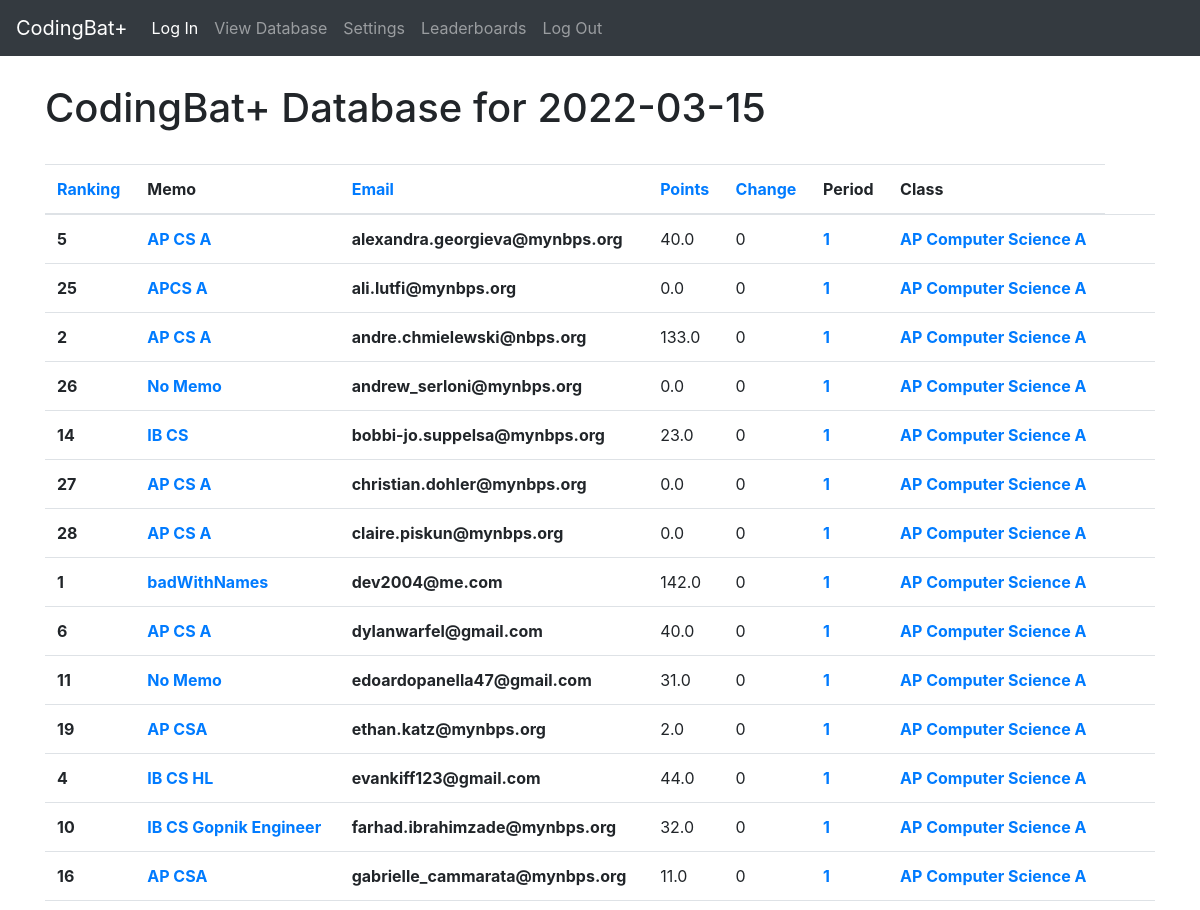
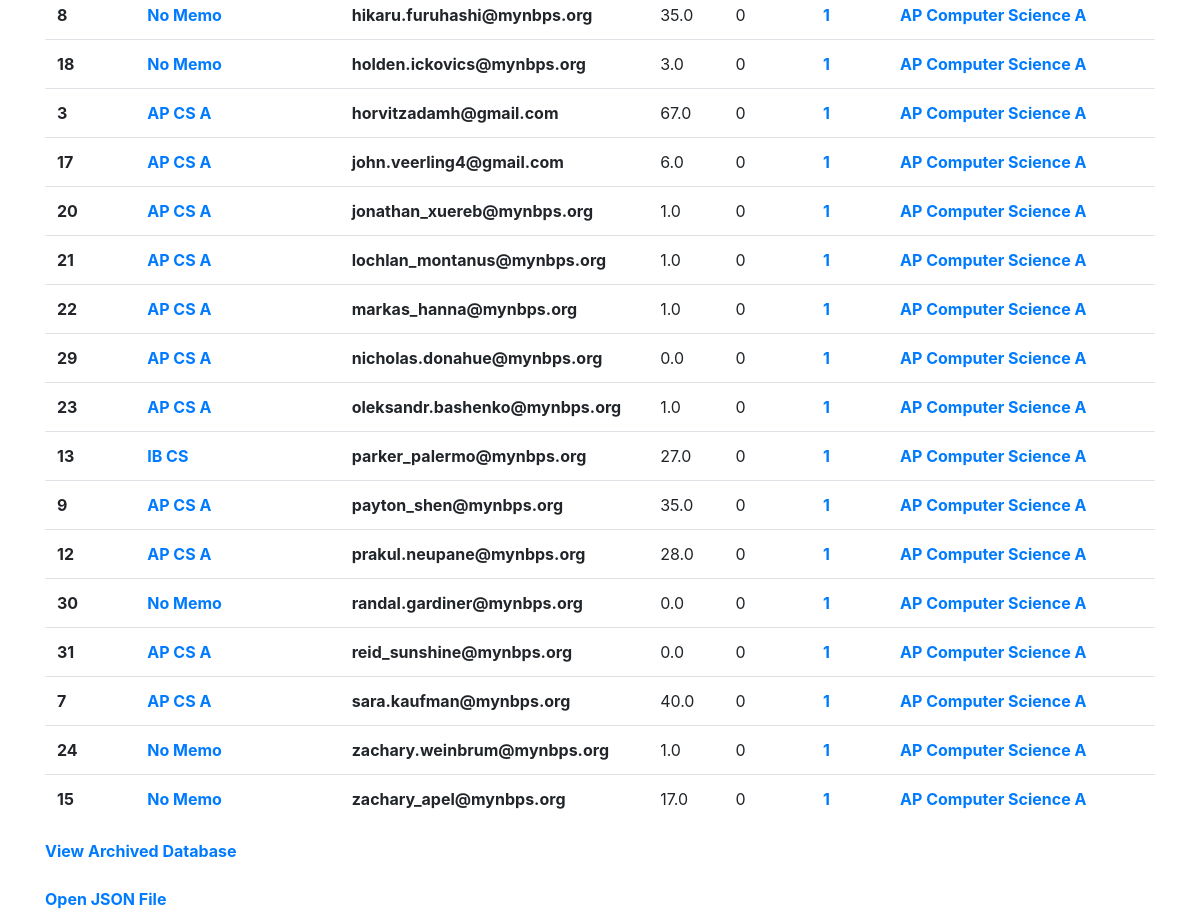
Page /database (signed in) on the committed database (2 pictures, top to bottom).
### application/models.py (models this page shows, shortened)
class Scrape(db.Model):
    id = db.Column(db.Integer, primary_key=True)
    points = db.Column(db.Float, nullable=False)
    date = db.Column(db.Date, default=date.today())
    student_id = db.Column(db.Integer, db.ForeignKey('student.id'), nullable=True)
    ranking = db.Column(db.Integer, nullable=True)
    change = db.Column(db.Integer, nullable=True)

class Student(db.Model):
    id = db.Column(db.Integer, primary_key=True)
    email = db.Column(db.String(255), nullable=False)
    memo = db.Column(db.String(255), nullable=False)
    grade = db.Column(db.Integer, default=9)
    gradYear = db.Column(db.Integer, default=2026)
    theClass = db.Column(db.String(255), default="AP Computer Science A")
    period = db.Column(db.Integer, default=1)
    isArchived = db.Column(db.Boolean, default=False)
    scrapes = db.relationship('Scrape', backref='student', lazy=False)

### application/routes.py (the view)
@app_bp.route('/database', methods=['GET', 'POST'])
@login_required
def view_posts():
    if request.method == "GET":
        try:
            students = Student.query.all()
            date = Scrape.query.order_by(Scrape.date.desc()).first().date
        except:
            database()
            print('Running exception')
            students = Student.query.all()
            date = Scrape.query.order_by(Scrape.date.desc()).first().date
        scrapes = Scrape.query.filter_by(date=date).all()
        return render_template("database.html", posts=students, scrapes=scrapes)

### application/auth.py (called while the page is built)
@login_manager.user_loader
def load_user(user_id):
    return User.query.get(user_id)

### application/templates/database.html (shortened to what this page needs)
{% extends 'base.html' %}
{% block content %}
<br>
<h1>CodingBat+ Database for {{scrapes[0].date}}</h1>
<br>
<table class="table">
  <thead>
    <tr>
      <th scope="col"><a href="/database/points" class="card-link">Ranking</a></b></th>
      <th scope="col">Memo</th>
      <th scope="col"><a href="/database" class="card-link">Email</a></b></th>
      <th scope="col"><a href="/database/points" class="card-link">Points</a></b></th>
      <th scope="col"><a href="/database/change" class="card-link">Change</a></b></th>
      <th scope="col">Period</th>
      <th scope="col">Class</th>
    </tr>
  </thead>
  <tbody>
  {% for scrape in scrapes %}
  {% if scrape.student.isArchived != True %}
    <tr>
      <th scope="row">{{ scrape.ranking }}</th>
      <td><b><a href="/student/{{ scrape.student.id }}" class="card-link">{{scrape.student.memo}}</a></b></td>
      <td><b>{{scrape.student.email}}</b></td>
        <td>{{scrape.points}}</td>
        <td>{{scrape.change}}</td>
      <td><b><a href="/database/{{ scrape.student.period }}" class="card-link">{{scrape.student.period}}</a></b></td>
            <td><b><a href="/database/view/{{ scrape.student.theClass }}" class="card-link">{{scrape.student.theClass}}</a></b></td>
      <td>
</td>
    <td>
    </td>
    </tr>
  {% endif %}
{% endfor %}
  </tbody>
</table>
<b><a href="/database/archive" class="card-link">View Archived Database</a></b><br><br>
<b><a href="/json" class="card-link">Open JSON File</a></b>
<br>
{% endblock %}

### application/templates/base.html (shortened to what this page needs)
<!doctype html>
<html lang="en" class="h-100">
  <head>
<link rel="stylesheet" href="https://cdn.jsdelivr.net/npm/bootstrap@4.6.0/dist/css/bootstrap.min.css">
      <link rel="stylesheet" href="{{ url_for('static', filename='css/sticky-footer-navbar.css') }}">
  </head>
  <body class="d-flex flex-column h-100">
<header>
  <nav class="navbar navbar-expand-md navbar-dark fixed-top bg-dark">
    <a class="navbar-brand" href="#">CodingBat+</a>
    <div class="collapse navbar-collapse" id="navbarCollapse">
      <ul class="navbar-nav mr-auto">
        <li class="nav-item active">
          <a class="nav-link" href="/">Log In <span class="sr-only">(current)</span></a>
        </li>
        <li class="nav-item">
          <a class="nav-link" href="/database">View Database</a>
        <li class="nav-item">
          <a class="nav-link" href="/settings">Settings</a>
          <li class="nav-item">
          <a class="nav-link" href="/leaderboards">Leaderboards</a>
          <li class="nav-item">
          <a class="nav-link" href="/logout">Log Out</a>
      </ul>
    </div>
  </nav>
</header>
<main role="main" class="flex-shrink-0">
  <div class="container">
       {% block content %}
       {% endblock %}
  </div>
</main>
  </body>
</html>

### application/static/css/sticky-footer-navbar.css (style rules this page uses)
main > .container { padding: 60px 15px 0; }

### rows in the picture
Scrape: date "2022-03-15", ranking "5", student.memo "AP CS A", student.email "alexandra.georgieva@mynbps.org", points "40.0", change "0", student.period "1", student.theClass "AP Computer Science A"
Scrape: ranking "25", student.memo "APCS A", student.email "ali.lutfi@mynbps.org", points "0.0", change "0", student.period "1", student.theClass "AP Computer Science A"
Scrape: ranking "2", student.memo "AP CS A", student.email "andre.chmielewski@nbps.org", points "133.0", change "0", student.period "1", student.theClass "AP Computer Science A"
Scrape: ranking "26", student.memo "No Memo", student.email "andrew_serloni@mynbps.org", points "0.0", change "0", student.period "1", student.theClass "AP Computer Science A"
Scrape: ranking "14", student.memo "IB CS", student.email "bobbi-jo.suppelsa@mynbps.org", points "23.0", change "0", student.period "1", student.theClass "AP Computer Science A"
Scrape: ranking "27", student.memo "AP CS A", student.email "christian.dohler@mynbps.org", points "0.0", change "0", student.period "1", student.theClass "AP Computer Science A"
Scrape: ranking "28", student.memo "AP CS A", student.email "claire.piskun@mynbps.org", points "0.0", change "0", student.period "1", student.theClass "AP Computer Science A"
Scrape: ranking "1", student.memo "badWithNames", student.email "dev2004@me.com", points "142.0", change "0", student.period "1", student.theClass "AP Computer Science A"
Scrape: ranking "6", student.memo "AP CS A", student.email "dylanwarfel@gmail.com", points "40.0", change "0", student.period "1", student.theClass "AP Computer Science A"
Scrape: ranking "11", student.memo "No Memo", student.email "edoardopanella47@gmail.com", points "31.0", change "0", student.period "1", student.theClass "AP Computer Science A"
Scrape: ranking "19", student.memo "AP CSA", student.email "ethan.katz@mynbps.org", points "2.0", change "0", student.period "1", student.theClass "AP Computer Science A"
Scrape: ranking "4", student.memo "IB CS HL", student.email "evankiff123@gmail.com", points "44.0", change "0", student.period "1", student.theClass "AP Computer Science A"
Scrape: ranking "10", student.memo "IB CS Gopnik Engineer", student.email "farhad.ibrahimzade@mynbps.org", points "32.0", change "0", student.period "1", student.theClass "AP Computer Science A"
Scrape: ranking "16", student.memo "AP CSA", student.email "gabrielle_cammarata@mynbps.org", points "11.0", change "0", student.period "1", student.theClass "AP Computer Science A"
Scrape: ranking "8", student.memo "No Memo", student.email "hikaru.furuhashi@mynbps.org", points "35.0", change "0", student.period "1", student.theClass "AP Computer Science A"
Scrape: ranking "18", student.memo "No Memo", student.email "holden.ickovics@mynbps.org", points "3.0", change "0", student.period "1", student.theClass "AP Computer Science A"
Scrape: ranking "3", student.memo "AP CS A", student.email "horvitzadamh@gmail.com", points "67.0", change "0", student.period "1", student.theClass "AP Computer Science A"
Scrape: ranking "17", student.memo "AP CS A", student.email "john.veerling4@gmail.com", points "6.0", change "0", student.period "1", student.theClass "AP Computer Science A"
Scrape: ranking "20", student.memo "AP CS A", student.email "jonathan_xuereb@mynbps.org", points "1.0", change "0", student.period "1", student.theClass "AP Computer Science A"
Scrape: ranking "21", student.memo "AP CS A", student.email "lochlan_montanus@mynbps.org", points "1.0", change "0", student.period "1", student.theClass "AP Computer Science A"
Scrape: ranking "22", student.memo "AP CS A", student.email "markas_hanna@mynbps.org", points "1.0", change "0", student.period "1", student.theClass "AP Computer Science A"
Scrape: ranking "29", student.memo "AP CS A", student.email "nicholas.donahue@mynbps.org", points "0.0", change "0", student.period "1", student.theClass "AP Computer Science A"
Scrape: ranking "23", student.memo "AP CS A", student.email "oleksandr.bashenko@mynbps.org", points "1.0", change "0", student.period "1", student.theClass "AP Computer Science A"
Scrape: ranking "13", student.memo "IB CS", student.email "parker_palermo@mynbps.org", points "27.0", change "0", student.period "1", student.theClass "AP Computer Science A"
Scrape: ranking "9", student.memo "AP CS A", student.email "payton_shen@mynbps.org", points "35.0", change "0", student.period "1", student.theClass "AP Computer Science A"
Scrape: ranking "12", student.memo "AP CS A", student.email "prakul.neupane@mynbps.org", points "28.0", change "0", student.period "1", student.theClass "AP Computer Science A"
Scrape: ranking "30", student.memo "No Memo", student.email "randal.gardiner@mynbps.org", points "0.0", change "0", student.period "1", student.theClass "AP Computer Science A"
Scrape: ranking "31", student.memo "AP CS A", student.email "reid_sunshine@mynbps.org", points "0.0", change "0", student.period "1", student.theClass "AP Computer Science A"
Scrape: ranking "7", student.memo "AP CS A", student.email "sara.kaufman@mynbps.org", points "40.0", change "0", student.period "1", student.theClass "AP Computer Science A"
Scrape: ranking "24", student.memo "No Memo", student.email "zachary.weinbrum@mynbps.org", points "1.0", change "0", student.period "1", student.theClass "AP Computer Science A"
Scrape: ranking "15", student.memo "No Memo", student.email "zachary_apel@mynbps.org", points "17.0", change "0", student.period "1", student.theClass "AP Computer Science A"
